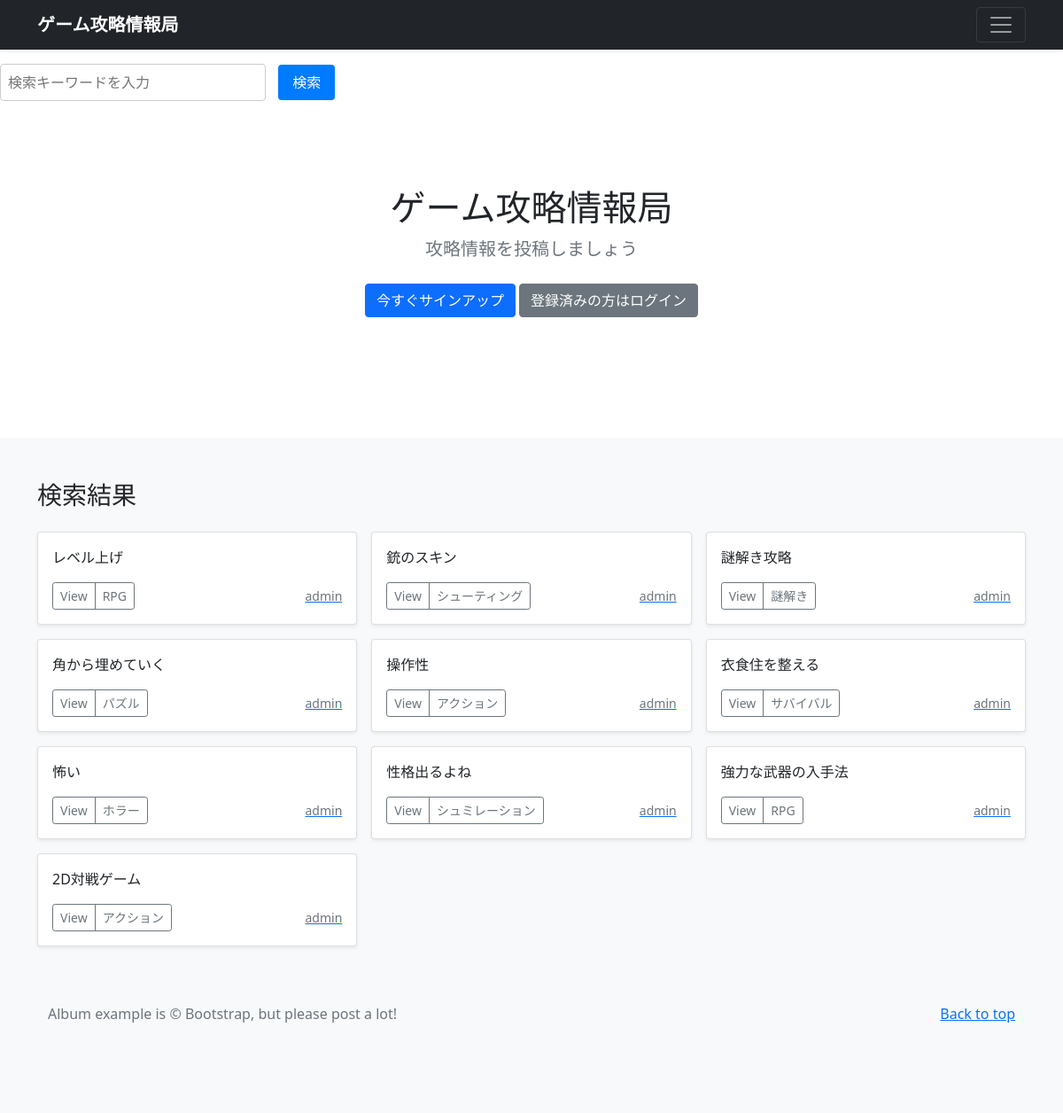
The page /search/ on the database as committed earlier.
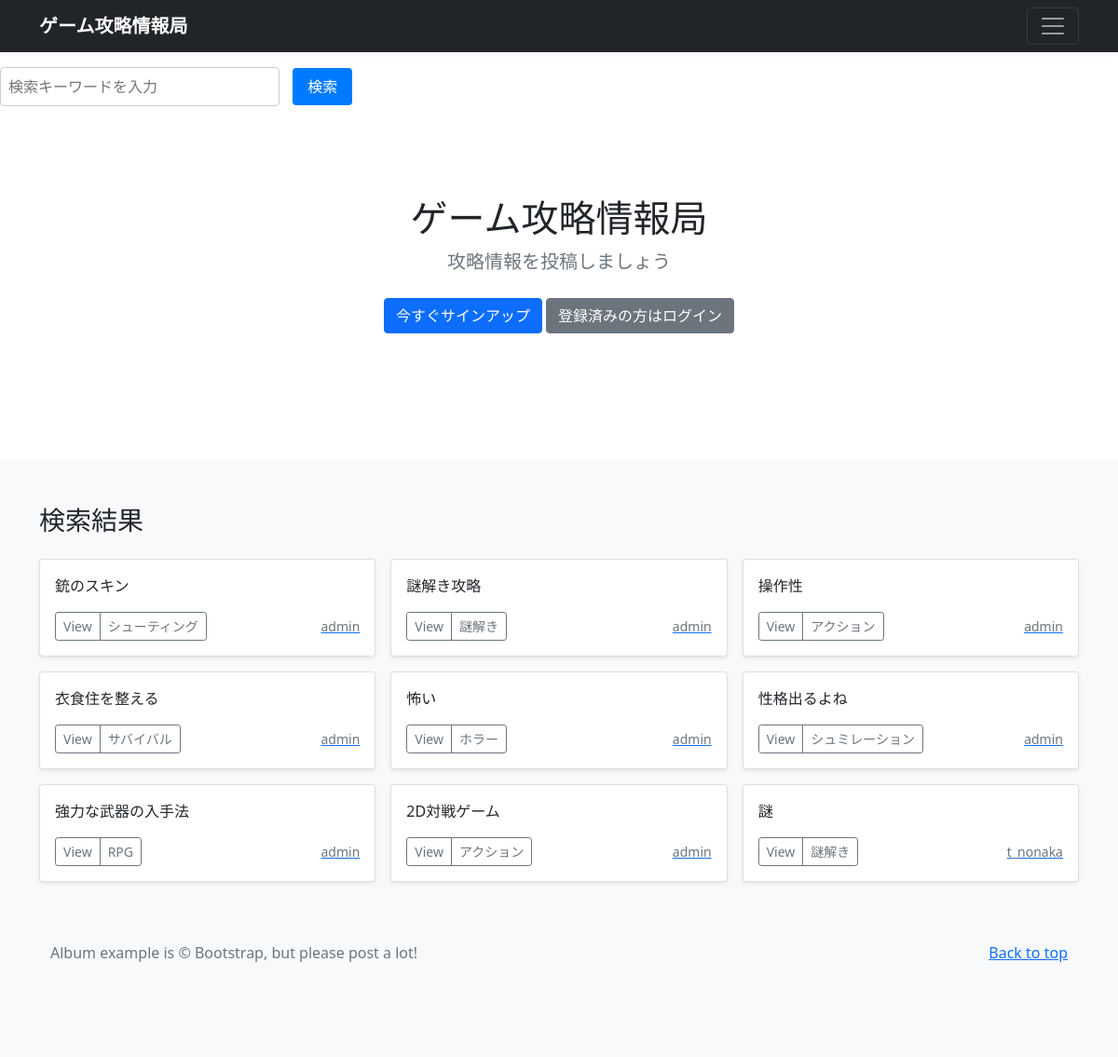
The same page on the database as committed later.
### kouryaku/models.py (models this page shows, shortened)
class KouryakuPost(models.Model):
    user = models.ForeignKey(CustomUser, verbose_name='ユーザー', on_delete=models.CASCADE)
    category = models.ForeignKey(Category, verbose_name='カテゴリ', on_delete=models.PROTECT)
    title = models.CharField(verbose_name='タイトル', max_length=200)
    comment = models.TextField(verbose_name='コメント')
    image1 = models.ImageField(
        verbose_name='イメージ1',
        upload_to='kouryakus',
        blank=True,
        null=True)
    posted_at = models.DateTimeField(verbose_name='投稿日時', auto_now_add=True)

class Category(models.Model):
    title = models.CharField(
        verbose_name='カテゴリ',
        max_length=20)
    def __str__(self):
        return self.title

### accounts/models.py (models this page shows)
class CustomUser(AbstractUser):
    pass

### kouryaku/views.py (the view)
# urls.py: path('search/', views.search, name='search'),
def search(request):
    form = SearchForm(request.GET)  # GETリクエストを使ってフォームを初期化
    posts = KouryakuPost.objects.all()  # 全ての投稿を取得
    paginate_by = 9
    if form.is_valid():  # フォームが有効であれば
        query = form.cleaned_data['query']  # 入力された検索キーワードを取得
        if query:
            posts = posts.filter(title__icontains=query)  # タイトルに部分一致する投稿をフィルタリング
    else:
        if 'query' not in request.GET or not request.GET['query'].strip():
            return redirect('kouryaku:index')  # 例: indexページにリダイレクト
    return render(request, 'search.html', {'form': form, 'posts': posts})

### kouryaku/forms.py
class SearchForm(forms.Form):
    query = forms.CharField(
        label='',
        widget=forms.TextInput(attrs={'placeholder': '検索キーワードを入力'}),
        required=True,  # 入力必須
        error_messages={'required': '検索ワードを入力してください。'}
    )

### kouryaku/templates/search.html (shortened to what this page needs)
{% extends 'base.html' %}
  {% block contents %}
  {% include "kensaku.html" %}
  {% include "kouryakus_title.html" %}
  {% include "search_result.html" %}
  {% endblock %}

### kouryaku/templates/search_result.html (shortened to what this page needs)
<div class="album py-5 bg-light">
    <div class="container">
        <h3 class="text-2xl font-bold mb-4">検索結果</h3>
        <div class="grid grid-cols-1 sm:grid-cols-2 lg:grid-cols-3 gap-4">
            <div class="row row-cols-1 row-cols-sm-2 row-cols-md-3 g-3">
            {% for post in posts %}
            <div class="col">
                <div class="card shadow-sm">
            <div class="card-body">
                <p class="card-text">
                  {{post.title}}
                </p>
            <div class="d-flex justify-content-between align-items-center">
            <div class="btn-group">
                <button type="button" class="btn btn-sm
                btn-outline-secondary" onclick="location.href='{% url 'kouryaku:kouryaku_detail' post.pk %}'">View</button>
                <button type="button" class="btn btn-sm
                btn-outline-secondary" onclick="location.href='{% url 'kouryaku:kouryakus_cat' category=post.category.id %}'">{{post.category}}</button>
            </div>
            <a href="{% url 'kouryaku:user_list' user=post.user.id %}">
                <small class="text-muted">{{post.user.username}}</small>
            </a>
        </div>
    </div>
</div>
</div>
{% endfor %}
</div>
</div>

Rows that differ between the two databases and show on the page:
removed KouryakuPost: title "レベル上げ", category "RPG", user.username "admin"
removed KouryakuPost: title "角から埋めていく", category "パズル", user.username "admin"
added KouryakuPost: title "謎", category "謎解き", user.username "t_nonaka"
